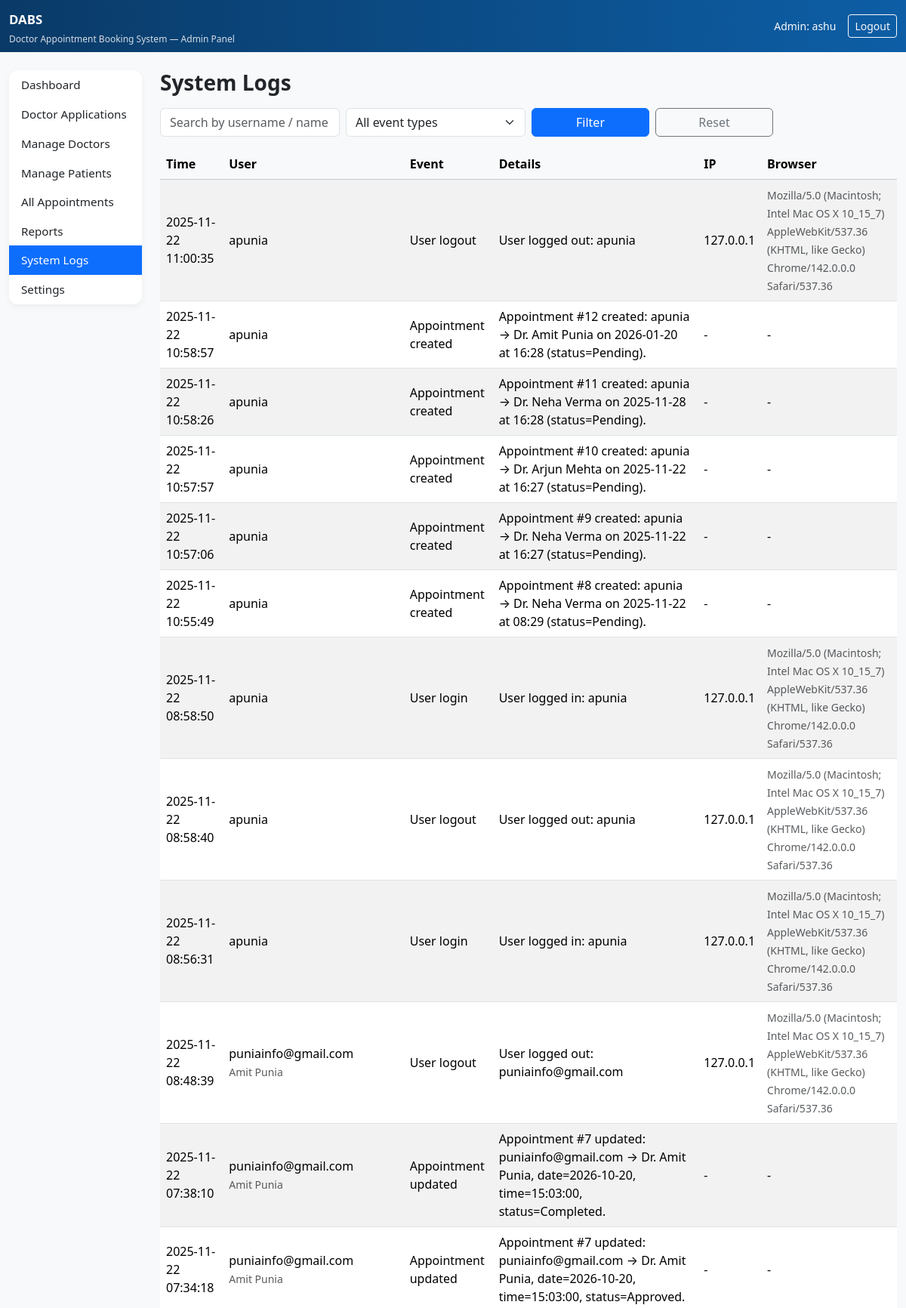
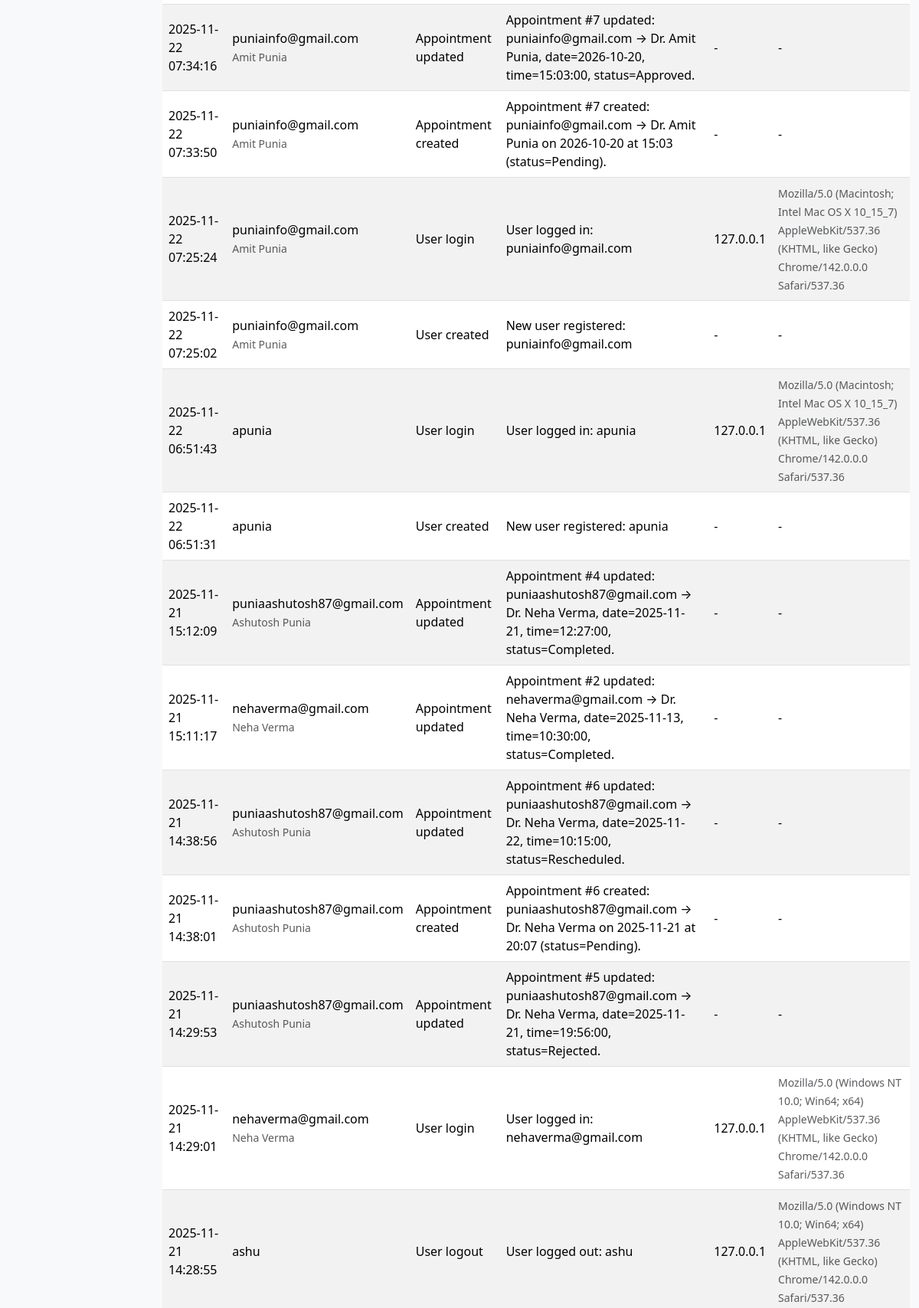
Screenshot of /dabs-admin/logs/ (signed in, upper part) with the database file from the repository (2 pictures, top to bottom).
### booking/models.py (models this page shows, shortened)
class SystemLog(models.Model):
    EVENT_TYPES = [
        ("login", "User login"),
        ("logout", "User logout"),
        ("login_failed", "User login failed"),
        ("user_created", "User created"),
        ("appointment_created", "Appointment created"),
        ("appointment_updated", "Appointment updated"),
        ("appointment_deleted", "Appointment deleted"),
    ]
    user = models.ForeignKey(
        User,
        on_delete=models.SET_NULL,
        null=True,
        blank=True,
        related_name="system_logs",
    )
    event_type = models.CharField(max_length=50, choices=EVENT_TYPES)
    message = models.TextField()
    ip_address = models.GenericIPAddressField(null=True, blank=True)
    user_agent = models.CharField(max_length=255, blank=True)
    created_at = models.DateTimeField(auto_now_add=True)
    class Meta:
        ordering = ["-created_at"]

### booking/views.py (the view)
# urls.py: path('dabs-admin/logs/', views.admin_logs, name='admin_logs'),
@login_required
def admin_logs(request):
    if not request.user.is_staff:
        return redirect("home")
    logs = SystemLog.objects.select_related("user")
    event = request.GET.get("event", "").strip()
    user_q = request.GET.get("user", "").strip()
    if event:
        logs = logs.filter(event_type=event)
    if user_q:
        logs = logs.filter(
            Q(user__username__icontains=user_q)
            | Q(user__first_name__icontains=user_q)
            | Q(user__last_name__icontains=user_q)
        )
    logs = logs[:300]
    context = {
        "section": "logs",
        "logs": logs,
        "event": event,
        "user_q": user_q,
    }
    return render(request, "booking/admin_logs.html", context)

### booking/templates/booking/admin_logs.html (shortened to what this page needs)
{% extends "booking/admin_base.html" %}
{% block content %}
<h3 class="fw-bold mb-3">System Logs</h3>
<form class="row g-2 mb-3" method="get">
  <div class="col-md-3">
    <input
      class="form-control"
      type="text"
      name="user"
      placeholder="Search by username / name"
      value="{{ user_q }}"
    >
  </div>
  <div class="col-md-3">
    <select class="form-select" name="event">
      <option value="">All event types</option>
    </select>
  </div>
  <div class="col-md-2">
    <button class="btn btn-primary w-100">Filter</button>
  </div>
  <div class="col-md-2">
    <a href="." class="btn btn-outline-secondary w-100">Reset</a>
  </div>
</form>
<div class="table-responsive">
  <table class="table table-striped align-middle">
    <thead class="table-light">
      <tr>
        <th>Time</th>
        <th>User</th>
        <th>Event</th>
        <th>Details</th>
        <th>IP</th>
        <th>Browser</th>
      </tr>
    </thead>
    <tbody>
      {% for log in logs %}
      <tr>
        <td>{{ log.created_at|date:"Y-m-d H:i:s" }}</td>
        <td>
          {% if log.user %}
            {{ log.user.username }}<br>
            <small class="text-muted">{{ log.user.get_full_name }}</small>
          {% else %}
            <span class="text-muted">system / unknown</span>
          {% endif %}
        </td>
        <td>{{ log.get_event_type_display }}</td>
        <td style="white-space: pre-wrap;">{{ log.message }}</td>
        <td>{{ log.ip_address|default:"-" }}</td>
        <td>
          {% if log.user_agent %}
            <small class="text-muted">{{ log.user_agent }}</small>
          {% else %}
            -
          {% endif %}
        </td>
      </tr>
      {% empty %}
      <tr>
        <td colspan="6" class="text-muted">No log entries found.</td>
      </tr>
      {% endfor %}
    </tbody>
  </table>
</div>
{% endblock %}

### booking/templates/booking/admin_base.html (shortened to what this page needs)
<!doctype html>
<html lang="en">
<head>
  <link href="https://cdn.jsdelivr.net/npm/bootstrap@5.3.3/dist/css/bootstrap.min.css" rel="stylesheet">
</head>
<body class="bg-light">
<nav class="navbar navbar-dark" style="background:linear-gradient(90deg,#0a3a67,#0d5ea6);">
  <div class="container-fluid d-flex align-items-center justify-content-between flex-wrap">
    <div class="d-flex flex-column">
      <span class="navbar-brand navbar-brand-title mb-0">DABS</span>
      <span class="text-light navbar-sub">
        Doctor Appointment Booking System — Admin Panel
      </span>
    </div>
    <div class="d-flex align-items-center gap-3 mt-2 mt-md-0">
      <span class="text-light small">Admin: {{ request.user.username }}</span>
      <a href="{% url 'logout' %}" class="btn btn-outline-light btn-sm">Logout</a>
    </div>
  </div>
</nav>
<div class="container-fluid py-4">
  <div class="row">
    <aside class="col-md-3 col-lg-2 mb-3">
      <div class="list-group sidebar-card">
        <a href="{% url 'admin_dashboard' %}"
           class="list-group-item list-group-item-action sidebar-link {% if section == 'dashboard' %}active{% endif %}">
          Dashboard
        </a>
        <a href="{% url 'admin_pending_doctors' %}"
           class="list-group-item list-group-item-action sidebar-link {% if section == 'applications' %}active{% endif %}">
          Doctor Applications
        </a>
        <a href="{% url 'admin_doctors' %}"
           class="list-group-item list-group-item-action sidebar-link {% if section == 'doctors' %}active{% endif %}">
          Manage Doctors
        </a>
        <a href="{% url 'admin_patients' %}"
           class="list-group-item list-group-item-action sidebar-link {% if section == 'patients' %}active{% endif %}">
          Manage Patients
        </a>
        <a href="{% url 'admin_appointments' %}"
           class="list-group-item list-group-item-action sidebar-link {% if section == 'appointments' %}active{% endif %}">
          All Appointments
        </a>
        <a href="{% url 'admin_reports' %}"
           class="list-group-item list-group-item-action sidebar-link {% if section == 'reports' %}active{% endif %}">
          Reports
        </a>
        <a href="{% url 'admin_logs' %}"
           class="list-group-item list-group-item-action sidebar-link {% if section == 'logs' %}active{% endif %}">
          System Logs
        </a>
        <a href="{% url 'admin_settings' %}"
           class="list-group-item list-group-item-action sidebar-link {% if section == 'settings' %}active{% endif %}">
          Settings
        </a>
      </div>
    </aside>
    <main class="col-md-9 col-lg-10 mb-4">
      {% block content %}{% endblock %}
    </main>
  </div>
</div>
</body>
</html>

### booking/templates/booking/admin_base.html (style rules this page uses)
body { background: #f5f7fb; }
.sidebar-card { border-radius: 12px; box-shadow: 0 3px 10px rgba(0, 0, 0, 0.05); }
.sidebar-link { border: 0; border-radius: 0; font-size: 0.95rem; }
.sidebar-link.active { background: #0d6efd; color: #fff; }
.navbar-brand-title { font-size: 1.05rem; font-weight: 600; }
.navbar-sub { font-size: 0.75rem; opacity: 0.85; }

### rows the page displays
SystemLog: created_at "2025-11-22 11:00:35", user.username "apunia", event_type "User logout", message "User logged out: apunia", ip_address "127.0.0.1", user_agent "Mozilla/5.0 (Macintosh; Intel Mac OS X 10_15_7) AppleWebKit/537.36 (KHTML, like Gecko) Chrome/142.0.0.0 Safari/537.36"
SystemLog: created_at "2025-11-22 10:58:57", user.username "apunia", event_type "Appointment created", message "Appointment #12 created: apunia → Dr. Amit Punia on 2026-01-20 at 16:28 (status=Pending).", ip_address "-"
SystemLog: created_at "2025-11-22 10:58:26", user.username "apunia", event_type "Appointment created", message "Appointment #11 created: apunia → Dr. Neha Verma on 2025-11-28 at 16:28 (status=Pending).", ip_address "-"
SystemLog: created_at "2025-11-22 10:57:57", user.username "apunia", event_type "Appointment created", message "Appointment #10 created: apunia → Dr. Arjun Mehta on 2025-11-22 at 16:27 (status=Pending).", ip_address "-"
SystemLog: created_at "2025-11-22 10:57:06", user.username "apunia", event_type "Appointment created", message "Appointment #9 created: apunia → Dr. Neha Verma on 2025-11-22 at 16:27 (status=Pending).", ip_address "-"
SystemLog: created_at "2025-11-22 10:55:49", user.username "apunia", event_type "Appointment created", message "Appointment #8 created: apunia → Dr. Neha Verma on 2025-11-22 at 08:29 (status=Pending).", ip_address "-"
SystemLog: created_at "2025-11-22 08:58:50", user.username "apunia", event_type "User login", message "User logged in: apunia", ip_address "127.0.0.1", user_agent "Mozilla/5.0 (Macintosh; Intel Mac OS X 10_15_7) AppleWebKit/537.36 (KHTML, like Gecko) Chrome/142.0.0.0 Safari/537.36"
SystemLog: created_at "2025-11-22 08:58:40", user.username "apunia", event_type "User logout", message "User logged out: apunia", ip_address "127.0.0.1", user_agent "Mozilla/5.0 (Macintosh; Intel Mac OS X 10_15_7) AppleWebKit/537.36 (KHTML, like Gecko) Chrome/142.0.0.0 Safari/537.36"
SystemLog: created_at "2025-11-22 08:56:31", user.username "apunia", event_type "User login", message "User logged in: apunia", ip_address "127.0.0.1", user_agent "Mozilla/5.0 (Macintosh; Intel Mac OS X 10_15_7) AppleWebKit/537.36 (KHTML, like Gecko) Chrome/142.0.0.0 Safari/537.36"
SystemLog: created_at "2025-11-22 08:48:39", user.username "puniainfo@gmail.com", user.get_full_name "Amit Punia", event_type "User logout", message "User logged out: puniainfo@gmail.com", ip_address "127.0.0.1", user_agent "Mozilla/5.0 (Macintosh; Intel Mac OS X 10_15_7) AppleWebKit/537.36 (KHTML, like Gecko) Chrome/142.0.0.0 Safari/537.36"
SystemLog: created_at "2025-11-22 07:38:10", user.username "puniainfo@gmail.com", user.get_full_name "Amit Punia", event_type "Appointment updated", message "Appointment #7 updated: puniainfo@gmail.com → Dr. Amit Punia, date=2026-10-20, time=15:03:00, status=Completed.", ip_address "-"
SystemLog: created_at "2025-11-22 07:34:18", user.username "puniainfo@gmail.com", user.get_full_name "Amit Punia", event_type "Appointment updated", message "Appointment #7 updated: puniainfo@gmail.com → Dr. Amit Punia, date=2026-10-20, time=15:03:00, status=Approved.", ip_address "-"
SystemLog: created_at "2025-11-22 07:34:16", user.username "puniainfo@gmail.com", user.get_full_name "Amit Punia", event_type "Appointment updated", message "Appointment #7 updated: puniainfo@gmail.com → Dr. Amit Punia, date=2026-10-20, time=15:03:00, status=Approved.", ip_address "-"
SystemLog: created_at "2025-11-22 07:33:50", user.username "puniainfo@gmail.com", user.get_full_name "Amit Punia", event_type "Appointment created", message "Appointment #7 created: puniainfo@gmail.com → Dr. Amit Punia on 2026-10-20 at 15:03 (status=Pending).", ip_address "-"
SystemLog: created_at "2025-11-22 07:25:24", user.username "puniainfo@gmail.com", user.get_full_name "Amit Punia", event_type "User login", message "User logged in: puniainfo@gmail.com", ip_address "127.0.0.1", user_agent "Mozilla/5.0 (Macintosh; Intel Mac OS X 10_15_7) AppleWebKit/537.36 (KHTML, like Gecko) Chrome/142.0.0.0 Safari/537.36"
SystemLog: created_at "2025-11-22 07:25:02", user.username "puniainfo@gmail.com", user.get_full_name "Amit Punia", event_type "User created", message "New user registered: puniainfo@gmail.com", ip_address "-"
SystemLog: created_at "2025-11-22 06:51:43", user.username "apunia", event_type "User login", message "User logged in: apunia", ip_address "127.0.0.1", user_agent "Mozilla/5.0 (Macintosh; Intel Mac OS X 10_15_7) AppleWebKit/537.36 (KHTML, like Gecko) Chrome/142.0.0.0 Safari/537.36"
SystemLog: created_at "2025-11-22 06:51:31", user.username "apunia", event_type "User created", message "New user registered: apunia", ip_address "-"
SystemLog: created_at "2025-11-21 15:12:09", user.username "puniaashutosh87@gmail.com", user.get_full_name "Ashutosh Punia", event_type "Appointment updated", message "Appointment #4 updated: puniaashutosh87@gmail.com → Dr. Neha Verma, date=2025-11-21, time=12:27:00, status=Completed.", ip_address "-"
SystemLog: created_at "2025-11-21 15:11:17", user.username "nehaverma@gmail.com", user.get_full_name "Neha Verma", event_type "Appointment updated", message "Appointment #2 updated: nehaverma@gmail.com → Dr. Neha Verma, date=2025-11-13, time=10:30:00, status=Completed.", ip_address "-"
SystemLog: created_at "2025-11-21 14:38:56", user.username "puniaashutosh87@gmail.com", user.get_full_name "Ashutosh Punia", event_type "Appointment updated", message "Appointment #6 updated: puniaashutosh87@gmail.com → Dr. Neha Verma, date=2025-11-22, time=10:15:00, status=Rescheduled.", ip_address "-"
SystemLog: created_at "2025-11-21 14:38:01", user.username "puniaashutosh87@gmail.com", user.get_full_name "Ashutosh Punia", event_type "Appointment created", message "Appointment #6 created: puniaashutosh87@gmail.com → Dr. Neha Verma on 2025-11-21 at 20:07 (status=Pending).", ip_address "-"
SystemLog: created_at "2025-11-21 14:29:53", user.username "puniaashutosh87@gmail.com", user.get_full_name "Ashutosh Punia", event_type "Appointment updated", message "Appointment #5 updated: puniaashutosh87@gmail.com → Dr. Neha Verma, date=2025-11-21, time=19:56:00, status=Rejected.", ip_address "-"
SystemLog: created_at "2025-11-21 14:29:01", user.username "nehaverma@gmail.com", user.get_full_name "Neha Verma", event_type "User login", message "User logged in: nehaverma@gmail.com", ip_address "127.0.0.1", user_agent "Mozilla/5.0 (Windows NT 10.0; Win64; x64) AppleWebKit/537.36 (KHTML, like Gecko) Chrome/142.0.0.0 Safari/537.36"
SystemLog: created_at "2025-11-21 14:28:55", user.username "ashu", event_type "User logout", message "User logged out: ashu", ip_address "127.0.0.1", user_agent "Mozilla/5.0 (Windows NT 10.0; Win64; x64) AppleWebKit/537.36 (KHTML, like Gecko) Chrome/142.0.0.0 Safari/537.36"

### other values shown
{{ request.user.username }} "ashu"
